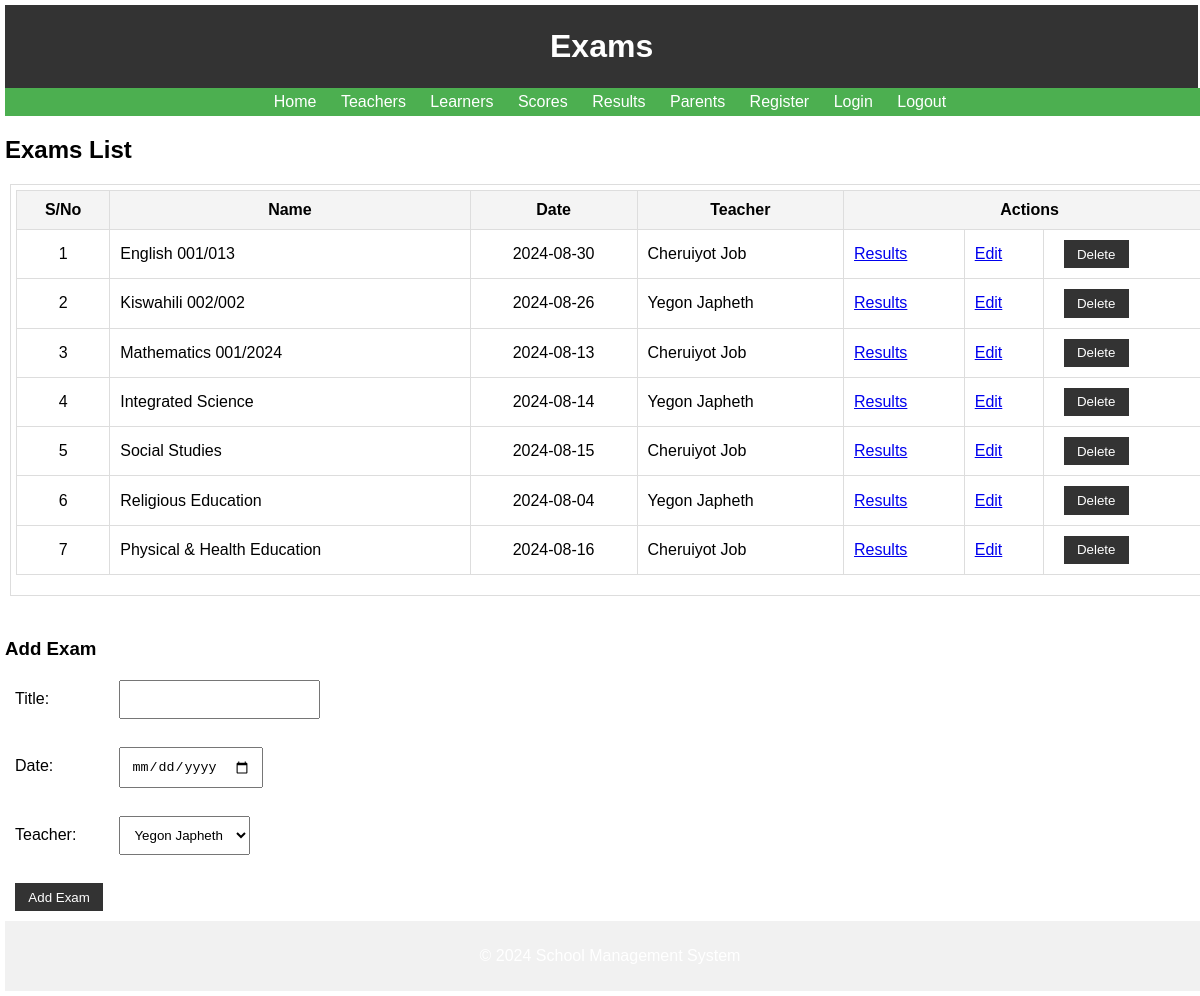
/exams, run on the app's committed database.
### models.py (models this page shows)
class BaseModel(Model):
    class Meta:
        database = db

class Exam(BaseModel):
    name = CharField()
    date = DateField()
    teacher = ForeignKeyField(Teacher, backref="exams")

class Teacher(BaseModel):
    name = CharField()
    email = CharField(unique=True)
    phone = CharField(null=True)
    password = CharField()
    is_admin = BooleanField(default=False)

### app.py (the view)
@app.route("/exams", methods=["GET", "POST"])
def exams():
    if request.method == "POST":
        name = request.form["name"]
        date = request.form["date"]
        teacher_id = request.form["teacher_id"]
        Exam.create(name=name, date=date, teacher_id=teacher_id)
        return redirect(url_for("exams"))
    exams = Exam.select()
    teachers = Teacher.select()
    app.logger.info("Exams page accessed")
    return render_template("exams.html", exams=exams, teachers=teachers)

### app.py (called while the page is built)
@app.before_request
def before_request():
    g.db = db
    if g.db.is_closed():
        g.db.connect()

### templates/exams.html (shortened to what this page needs)
<!DOCTYPE html>
<html lang="en">
<head>
    <link rel="stylesheet" href="{{ url_for('static', filename='styles.css') }}">
</head>
<body>
    <header>
        <h1>Exams</h1>
    </header>
    <nav>
        <a href="{{ url_for('index') }}">Home</a>
        <a href="{{ url_for('teachers') }}">Teachers</a>
        <a href="{{ url_for('students') }}">Learners</a>
        <a href="{{ url_for('scores') }}">Scores</a>
        <a href="{{ url_for('results') }}">Results</a>
        <a href="{{ url_for('parents') }}">Parents</a>
        <a href="{{ url_for('register') }}">Register</a>
        <a href="{{ url_for('login_teacher') }}">Login</a>
        <a href="{{ url_for('logout_teacher') }}">Logout</a>
    </nav>
    <main>
        <h2>Exams List</h2>
<div>
        <table id="cd">
            <thead>
                <tr>
                    <th>S/No</th>
                    <th>Name</th>
                    <th>Date</th>
		    <th>Teacher</th>
                    <th colspan="3">Actions</th>
                </tr>
            </thead>
            <tbody>
                {% for exam in exams %}
                    <tr>
                        <td>{{ loop.index }}</td>
                        <td>{{ exam.name }}</td>
                        <td>{{ exam.date }}</td>
			<td>{{ exam.teacher.name }}</td>
                        <td>
                            <a href="{{ url_for('exam_results', exam_id=exam.id) }}">Results</a>
                        </td>
                        <td>
                            <a href="{{ url_for('edit_exam', exam_id=exam.id) }}">Edit</a>
                        </td>
                        <td>
                            <form action="{{ url_for('delete_exam', exam_id=exam.id) }}" method="POST" style="display:inline;" onsubmit="confirmDelete(event);">
                                <button type="submit">Delete</button>
                            </form>
                        </td>
                    </tr>
                {% endfor %}
            </tbody>
        </table>
</div>
        <br>
        <h3>Add Exam</h3>
        <form action="{{ url_for('exams') }}" method="POST">
            <label for="name">Title:</label>
            <input type="text" id="name" name="name" required>
            <br><br>
            <label for="date">Date:</label>
            <input type="date" id="date" name="date" required>
            <br><br>
            <label for="teacher_id">Teacher:</label>
            <select id="teacher_id" name="teacher_id">
                {% for teacher in teachers %}
                    <option value="{{ teacher.id }}">{{ teacher.name }}</option>
                {% endfor %}
            </select>
            <br><br>
            <button type="submit">Add Exam</button>
        </form>
    </main>
    <footer>
        <p>&copy; 2024 School Management System</p>
    </footer>
</body>
</html>

### static/styles.css (style rules this page uses)
body { font-family: Arial, sans-serif; margin: 0; padding: 5px; }
header { width: 100%; background-color: #333; color: #fff; padding: 0.1em; text-align: center; top: 0; position: sticky; }
nav { width: 100vw; overflow: auto; background-color: #4CAF50; color: #fff; padding: 5px; white-space: nowrap; text-align: center; }
nav a { color: #fff; text-decoration: none; margin: 0 1em; }
main { padding: 0; }
footer { background-color: #333; color: #fff; text-align: center; padding: 0.5em; position: sticky; width: 100%; bottom: 0; }
form { width: 100vw; margin: 10px; }
label { width: 100px; display: inline-block; margin: 0; }
input, select { width: auto; padding: 10px; margin-bottom: 10px; }
button { padding: 0.5em 1em; background-color: #333; color: #fff; border: none; cursor: pointer; }
table { width: 100%; border-collapse: collapse; margin-bottom: 0.5em; }
table, th, td { border: 1px solid #ddd; }
td { padding: 0.5em; text-align: left; }
th { background-color: #f2f2f2; }
h1, p, #c td:nth-child(1), #c td:nth-child(4), #cd td:nth-child(1), #cd td:nth-child(3) { text-align: center; }
div { width: 100vw; height: 50vh; margin: 5px; padding: 5px; border: 1px solid #ddd; white-space: nowrap; overflow: auto; }

### templates/exams.html (style rules this page uses)
footer { position: sticky; bottom: 0; width: 100%; text-align: center; padding: 10px; background-color: #f1f1f1; }
table { width: 100%; border-collapse: collapse; }
th, td { padding: 10px; border: 1px solid #ddd; }
th { background-color: #f4f4f4; }
nav a { margin: 0 10px; text-decoration: none; color: #fff; }
form { margin-top: 20px; }

### data on the page
Exam: name "English 001/013", date "2024-08-30", teacher.name "Cheruiyot Job"
Exam: name "Kiswahili 002/002", date "2024-08-26", teacher.name "Yegon Japheth"
Exam: name "Mathematics 001/2024", date "2024-08-13", teacher.name "Cheruiyot Job"
Exam: name "Integrated Science", date "2024-08-14", teacher.name "Yegon Japheth"
Exam: name "Social Studies", date "2024-08-15", teacher.name "Cheruiyot Job"
Exam: name "Religious Education", date "2024-08-04", teacher.name "Yegon Japheth"
Exam: name "Physical & Health Education", date "2024-08-16", teacher.name "Cheruiyot Job"

### other printed values
form field teacher_id "Yegon Japheth"
